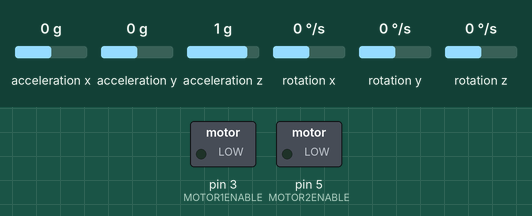
A sketch run on a simulated Arduino Mega 2560, built with avr-gcc and run on an emulated ATmega2560. On the bench: switched loads named in the sketch (green lamp = pin HIGH). Wiring (inferred from the names in the program): MPU-6050 motion sensor at I2C address 0x68. The test bench sets the inputs (shaded band); at power-on: acceleration x 0 g, acceleration y 0 g, acceleration z 1 g, rotation x 0 °/s, rotation y 0 °/s, rotation z 0 °/s. No radio packets arrive unless stated.

Above: at 0.1 s.
At 15.1 s:
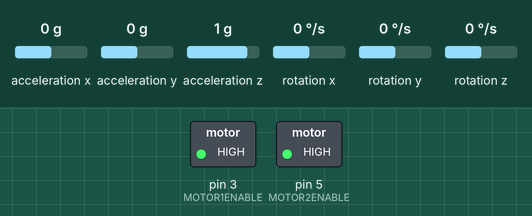
Timing chart, 0 to 16.6 s (numbered marks = the images above):
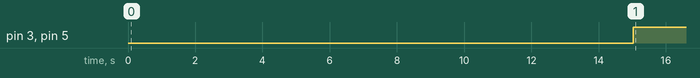

Measured:
- by itself, pin 3 (MOTOR1ENABLE), pin 5 (MOTOR2ENABLE): LOW → HIGH at 15.0 s

The sketch:

myBalanceRobot_Robot.ino
```cpp
/*
  Two Wheel Balancing Robot Project - Robot Part
  Author: Jichun Qu
  Date: 07.2017

  Library Version:
  FreeRTOS  - 9.0.0
  RF24      - 1.3.0

  Robot's angle is calculated from two sensors: accelerometer and gyroscope.
  In this project only two dimensions of the acclerometer and one dimension of gyroscope are used.
  MPU6050 module provides the sensor values via I2C

  PID algorithm is used for controlling the robot. In order to get better control of the robot,
  mass center should be as high as possible. e.g. put battery pack on the top of the robot; Mass center
  should be very close to the center of the robot.

  L293D chip is used as a interface between uC and Motors. Speed of the motors is controlled by duty cycle (PWM)
  from the uC. Brushed DC motor's output is not linear to the input. In order to get a better control. motor encoder
  is recommended. However, motor encoder hasn't been used in this project yet.

  Two motors are used as actuators. Note: the motors MUST have enough torque, otherwise
  the robot couldn't move. Motor speed is not a very important factor. Low speed motor can be compensated
  by large wheels.

  Robot's movement command (Forward Backward Left Right) are received via NRF24L01+ module.
  Robot's angle is sent via NRF24L01+ module from robot to the remote controller.
  Communication protocol betwwen NRF24L01+ and the uC is SPI.

  Because the mass center of the robot is not exactly in the middle, in order to keep robot standing,
  two push buttons are used to adjust setpoint angle, one for increase, one for decrease.

  FreeRTOS is used. The task for controlling the robot higher priority than the other task
  for transmitting and receiving information.
*/

#include <Arduino_FreeRTOS.h>
#include <SPI.h>
#include <Wire.h>
#include <RF24.h>
#include <nRF24L01.h>

#define MEGA 0
#if (MEGA == 0)
#define NANO 1
#else
#define NANO 0
#endif

#define DEBUG_MODE 0

#define TASKTEST  0 //Test the duration of the tasks
#define TASK1PIN  A0
#define TASK2PIN  A1

//I2C MPU6050
#define PWR_MGMT_1    0x6B
#define MPU6050ADDR   0x68  //slave address
#define ACCEL_XOUT_H  0x3B

//Motor Pins
#if (MEGA == 1)
#define MOTOR1ENABLE  2 //PWM
#define MOTOR2ENABLE  3 //PWM
#define MOTOR1PIN1    41
#define MOTOR1PIN2    40
#define MOTOR2PIN1    43
#define MOTOR2PIN2    42
#else
#define MOTOR1ENABLE  3 //PWM
#define MOTOR2ENABLE  5 //PWM
#define MOTOR1PIN1    2
#define MOTOR1PIN2    4
#define MOTOR2PIN1    6
#define MOTOR2PIN2    7
#endif

typedef struct
{
  float proportionalValue;
  float integralValue;
  float derivativelValue;
} pidValue_t;

typedef struct
{
  float angleOffset;
  float angleSet; //forward or backward
  int8_t motorTurn;  //left or right
} rxPkt_t;

typedef struct
{
  float angleGet;
  float reserved1;
  int8_t reserved2;
} txPkt_t;

pidValue_t pidValue;
rxPkt_t rxPkt;
txPkt_t txPkt;

float angleErrorNew, angleErrorOld;

void vTaskReceiver(void *pvParameters);
void vTaskController(void *pvParameters);

/*-------------------------------------Functions----------------------------------------*/
void readSensor(int* pAccX, int* pAccY, int* pAccZ, int* pGyroX, int* pGyroY, int* pGyroZ)
{
  int temperature;

  Wire.beginTransmission(MPU6050ADDR);
  Wire.write(ACCEL_XOUT_H);  // starting with register 0x3B (ACCEL_XOUT_H)
  Wire.endTransmission(false);
  Wire.requestFrom(MPU6050ADDR, 14, true); // request a total of 14 registers
  *pAccX = Wire.read() << 8 | Wire.read(); // 0x3B (ACCEL_XOUT_H) & 0x3C (ACCEL_XOUT_L)
  *pAccY = Wire.read() << 8 | Wire.read(); // 0x3D (ACCEL_YOUT_H) & 0x3E (ACCEL_YOUT_L)
  *pAccZ = Wire.read() << 8 | Wire.read(); // 0x3F (ACCEL_ZOUT_H) & 0x40 (ACCEL_ZOUT_L)
  temperature = Wire.read() << 8 | Wire.read(); // 0x41 (TEMP_OUT_H) & 0x42 (TEMP_OUT_L)
  *pGyroX = Wire.read() << 8 | Wire.read(); // 0x43 (GYRO_XOUT_H) & 0x44 (GYRO_XOUT_L)
  *pGyroY = Wire.read() << 8 | Wire.read(); // 0x45 (GYRO_YOUT_H) & 0x46 (GYRO_YOUT_L)
  *pGyroZ = Wire.read() << 8 | Wire.read(); // 0x47 (GYRO_ZOUT_H) & 0x48 (GYRO_ZOUT_L)
}

void initMPU6050(void)
{
  Wire.begin();
  Wire.beginTransmission(MPU6050ADDR);
  Wire.write(PWR_MGMT_1); // PWR_MGMT_1 register
  Wire.write(0);  // set to zero (wakes up the MPU-6050)
  Wire.endTransmission(true);
}

//calibrate bias of the accelerometer and gyroscope
void calibrateSensor(int* pAccBiasX, int* pAccBiasY, int* pAccBiasZ, int* pGyroBiasX, int* pGyroBiasY, int* pGyroBiasZ)
{
  unsigned int i;
  int accX, accY, accZ, gyroX, gyroY, gyroZ;
  long accXTemp, accYTemp, accZTemp, gyroXTemp, gyroYTemp, gyroZTemp;

  accXTemp = 0;
  accYTemp = 0;
  accZTemp = 0;
  gyroXTemp = 0;
  gyroYTemp = 0;
  gyroZTemp = 0;

  for (i = 0; i <= 1000; i++) //1000 iterations
  {
    readSensor(&accX, &accY, &accZ, &gyroX, &gyroY, &gyroZ);

    accXTemp += accX;
    accYTemp += accY;
    accZTemp += accZ;
    gyroXTemp += gyroX;
    gyroYTemp += gyroY;
    gyroZTemp += gyroZ;
    delay(1);
  }

  *pAccBiasX = accXTemp / 1000;
  *pAccBiasY = accYTemp / 1000;
  *pAccBiasZ = accZTemp / 1000 - 16384; //1g = 16384, AFS_SEL = 0, +-2g, according to datasheet.
  *pGyroBiasX = gyroXTemp / 1000;
  *pGyroBiasY = gyroYTemp / 1000;
  *pGyroBiasZ = gyroZTemp / 1000;
}

//Get angle from the accelerometer. Uint: degree
float getAccRoll(int accY, int accBiasY, int accZ, int accBiasZ)
{
  float accRoll;

  //calculate angle value
  accRoll = (atan2((accY - accBiasY), (accZ - accBiasZ))) * RAD_TO_DEG;

  if (accRoll <= 360 && accRoll >= 180) {
    accRoll = 360 - accRoll;
  }

  return accRoll;
}

//Get angle from the gyroscope. Uint: degree
float getGyroRoll(int gyroX, int gyroBiasX, uint32_t lastTime)
{
  float gyroRoll;

  //integrate gyroscope value in order to get angle value
  gyroRoll = ((gyroX - gyroBiasX ) / 131) * ((float)(micros() - lastTime) / 1000000); //FS_SEL=0 131LSB degree/second, according to datasheet

  return gyroRoll;
}

void initMotor()
{
  // Set pins as outputs
  pinMode(MOTOR1ENABLE, OUTPUT);
  pinMode(MOTOR2ENABLE, OUTPUT);
  pinMode(MOTOR1PIN1, OUTPUT);
  pinMode(MOTOR1PIN2, OUTPUT);
  pinMode(MOTOR2PIN1, OUTPUT);
  pinMode(MOTOR2PIN2, OUTPUT);

  // Set direction to none direction
  digitalWrite(MOTOR1PIN1, HIGH);
  digitalWrite(MOTOR1PIN2, HIGH);
  digitalWrite(MOTOR2PIN1, HIGH);
  digitalWrite(MOTOR2PIN2, HIGH);
}

void setup()
{
  // initialize serial communication at 115200 bits per second:
  #if (DEBUG_MODE == 1)
  Serial.begin(115200);
  #endif

  //PID controller parameters
  pidValue.proportionalValue = 1.5;
  pidValue.integralValue = 0.2;
  pidValue.derivativelValue = 2;

  memset(((void*)&txPkt), 0, sizeof(txPkt_t));
  memset(((void*)&rxPkt), 0, sizeof(rxPkt_t));

#if (TASKTEST == 1)
  pinMode(TASK1PIN, OUTPUT);
  pinMode(TASK2PIN, OUTPUT);

  digitalWrite(TASK1PIN, HIGH);
  digitalWrite(TASK2PIN, HIGH);
#endif

  //Pre-emptive tasks: configUSE_PREEMPTION = 1 in FreeRTOSConfig.h
  xTaskCreate(
    vTaskReceiver
    ,  (const char *)"Receiver"   // A name just for humans
    ,  250  // Stack size in bytes
    ,  NULL
    ,  1  // Priority, with 3 (configMAX_PRIORITIES - 1) being the highest, and 0 being the lowest.
    ,  NULL);

  xTaskCreate(
    vTaskController
    ,  (const char *) "Controller"
    ,  230  // Stack size in bytes
    ,  NULL
    ,  2  // Priority
    ,  NULL);

  // Now the task scheduler, which takes over control of scheduling individual tasks, is automatically started.
}

void loop()
{
  // Empty. Things are done in Tasks.
}

/*--------------------------------------------------*/
/*---------------------- Tasks ---------------------*/
/*--------------------------------------------------*/
void vTaskReceiver(void *pvParameters)
{
#if (MEGA == 1)
  /* Hardware configuration: Set up nRF24L01 radio on SPI bus plus pins 30 & 31. 30: CE Pin, 31: CSN Pin. */
  RF24 radio(30, 31);
#else
  /* Hardware configuration: Set up nRF24L01 radio on SPI bus plus pins 9 & 10. 9: CE Pin, 10: CSN Pin. */
  RF24 radio(9, 10);
#endif

  uint8_t addresses[][6] = {"1Node", "2Node"};
  bool result;
  rxPkt_t rxPktTemp;
  txPkt_t txPktTemp;

  memset(((void*)&txPktTemp), 0, sizeof(txPkt_t));
  memset(((void*)&rxPktTemp), 0, sizeof(rxPkt_t));

  result = radio.begin(); //Initialize NRF24L01+
#if (DEBUG_MODE == 1)
  if (result == true)
    Serial.println("Response from chip");
  else
    Serial.println("No response from chip");
#endif

  result = radio.setDataRate(RF24_2MBPS);
#if (DEBUG_MODE == 1)
  if (result == true)
    Serial.println("Set Data Rate Success");
  else
    Serial.println("Set Data Rate Failed");
#endif

  radio.setPayloadSize(sizeof(rxPkt_t));
  radio.setPALevel(RF24_PA_MAX);  //RF24_PA_LOW RF24_PA_HIGH RF24_PA_MAX
  radio.setAutoAck(false);  //disable acknowledgement
  radio.disableCRC(); //disable CRC checksum calculation
  radio.maskIRQ(false, false, false); //Disable Interrupt for tx_ok, tx_fail, rx_ready
  radio.setChannel(120);  //0-125. Higher frequency band minimize interference from other signals like WiFi.
  radio.setRetries(10, 10); //each retry: 250us * ´10 = 2.5ms. 10 retries. Maximum delay: 25ms

  // Open a writing and reading pipe on each radio, with opposite addresses
  radio.openWritingPipe(addresses[1]);
  radio.openReadingPipe(1, addresses[0]);

  // Start the radio listening for data
  radio.startListening();

  for (;;)
  {
#if (TASKTEST == 1)
    digitalWrite(TASK2PIN, LOW);
#endif

    if (radio.available())
    {
#if (DEBUG_MODE == 1)
      Serial.print("Data received\n");
#endif
      while (radio.available()) // While there is data ready
      {
        radio.read( &rxPktTemp, sizeof(rxPkt_t) );  // Get the payload
      }

      radio.stopListening();  // First, stop listening so we can talk

      //This region must not be pre-empted, otherwise data may be corrupted.
      taskENTER_CRITICAL();
      rxPkt.angleOffset = rxPktTemp.angleOffset;
      rxPkt.angleSet = rxPktTemp.angleSet;
      rxPkt.motorTurn = rxPktTemp.motorTurn;
      txPktTemp.angleGet = txPkt.angleGet;
      taskEXIT_CRITICAL();

      result = radio.write( &txPktTemp, sizeof(txPkt_t) );  // Send the final one back.

#if (DEBUG_MODE == 1)
      if (result == true)
        Serial.println("Write Success");
      else
        Serial.println("Write Failed");
#endif

      radio.startListening(); // Now, resume listening so we catch the next packets.

#if (DEBUG_MODE == 1)
      Serial.print("angleSet: ");
      Serial.print(rxPkt.angleSet);
      Serial.print("\n");

      Serial.print("angleGet");
      Serial.print(txPkt.angleGet);
      Serial.print("\n");
#endif
    }

#if (TASKTEST == 1)
    digitalWrite(TASK2PIN, HIGH);
#endif
  } //for (;;)
}

#if 1
void vTaskController(void *pvParameters)
{
  int accBiasX, accBiasY, accBiasZ;
  int gyroBiasX, gyroBiasY, gyroBiasZ;
  int accX, accY, accZ, gyroX, gyroY, gyroZ;
  uint32_t lastTime;

  float pPart, iPart, dPart;
  int motorInput;

  initMPU6050();

  //Calibrating needs to be calibrated at each power cycle
  calibrateSensor(&accBiasX, &accBiasY, &accBiasZ, &gyroBiasX, &gyroBiasY, &gyroBiasZ);

  angleErrorNew = 0;
  angleErrorOld = 0;

  for (;;)
  {
#if (TASKTEST == 1)
    digitalWrite(TASK1PIN, LOW);
#endif

    //measure raw data
    readSensor(&accX, &accY, &accZ, &gyroX, &gyroY, &gyroZ);

    //complementary filter for angle calculation
    txPkt.angleGet = 0.98 * (txPkt.angleGet + getGyroRoll(gyroX, gyroBiasX, lastTime)) + 0.02 * (getAccRoll(accY, accBiasY, accZ, accBiasZ));

    //save the old error value and update the new error value
    angleErrorOld = angleErrorNew;
    angleErrorNew = txPkt.angleGet - rxPkt.angleSet - rxPkt.angleOffset;

    lastTime = micros(); // Reset the timer

    //PID control
    pPart = pidValue.proportionalValue * angleErrorNew;
    iPart += pidValue.integralValue * angleErrorNew;
    dPart = pidValue.derivativelValue * (angleErrorNew - angleErrorOld);

    //output value to actuator
    motorInput = (int)(pPart + iPart + dPart);

    //limit the range: -255 to +255
    if (motorInput > 255)
      motorInput = 255;
    else if (motorInput < -255)
      motorInput = -255;

#if (DEBUG_MODE == 1)
    Serial.print(" pPart: ");
    Serial.print(pPart);
    Serial.print(" iPart: ");
    Serial.print(iPart);
    Serial.print(" dPart: ");
    Serial.print(dPart);
    Serial.print(" to motor: ");
    Serial.println(motorInput);
#endif

    //sets direction
    if (motorInput > 0) // forward
    {
      digitalWrite(MOTOR1PIN1, LOW);
      digitalWrite(MOTOR1PIN2, HIGH);
      digitalWrite(MOTOR2PIN1, LOW);
      digitalWrite(MOTOR2PIN2, HIGH);
    }
    else if (motorInput < 0)  // backward
    {
      digitalWrite(MOTOR1PIN1, HIGH);
      digitalWrite(MOTOR1PIN2, LOW);
      digitalWrite(MOTOR2PIN1, HIGH);
      digitalWrite(MOTOR2PIN2, LOW);
    }

    if (rxPkt.motorTurn == 1) //turn both motors in different direction at maximum speed
    {
      digitalWrite(MOTOR1PIN1, LOW);
      digitalWrite(MOTOR1PIN2, HIGH);
      digitalWrite(MOTOR2PIN1, HIGH);
      digitalWrite(MOTOR2PIN2, LOW);
      motorInput = 255;
    }
    else if (rxPkt.motorTurn == -1) //turn both motors in different direction at maximum speed
    {
      digitalWrite(MOTOR1PIN1, HIGH);
      digitalWrite(MOTOR1PIN2, LOW);
      digitalWrite(MOTOR2PIN1, LOW);
      digitalWrite(MOTOR2PIN2, HIGH);
      motorInput = 255;
    }

    motorInput = abs(motorInput); //absolute value

    // Writes the PWM
    analogWrite(MOTOR1ENABLE, motorInput);
    analogWrite(MOTOR2ENABLE, motorInput);

#if (DEBUG_MODE == 1)
    Serial.print("Motor1 and Motor2 speed: ");
    Serial.print(motorInput);
    Serial.print("\n");
#endif

#if (TASKTEST == 1)
    digitalWrite(TASK1PIN, HIGH);
#endif

    vTaskDelay(1); // wait for 15ms. One tick = 15 miliseconds
  }
}
#endif
```
